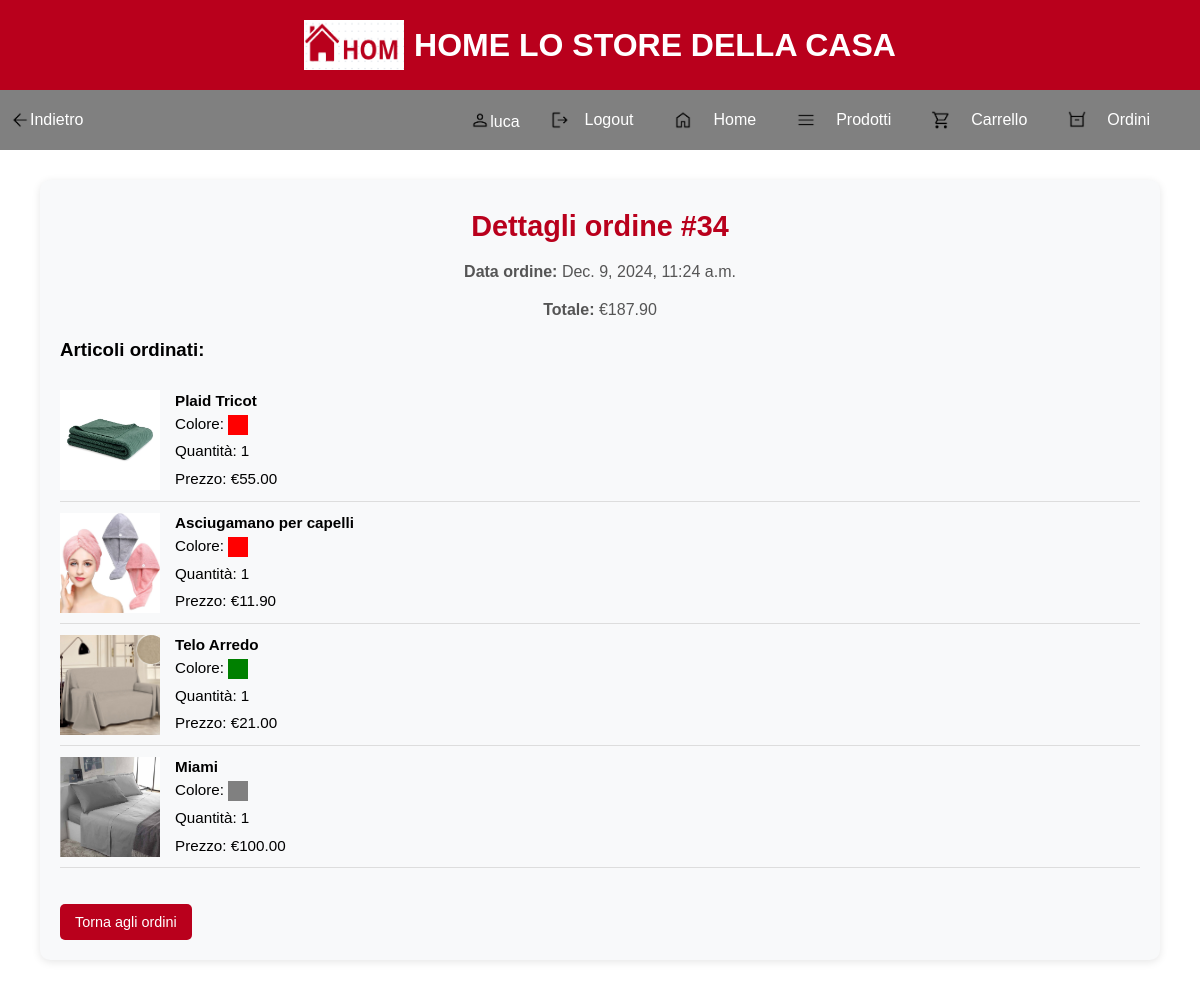
/order-details/34/ (signed in), run on the app's committed database.
### homestore/models.py (models this page shows, shortened)
class Order(models.Model):
    STATUS_CHOICES = [
        ('pending', 'In attesa'),
        ('completed', 'Ritirato'),
        ('cancelled', 'Annullato')
    ]
    user = models.ForeignKey(User, on_delete=models.CASCADE)
    created_at = models.DateTimeField(auto_now_add=True)
    cart_items = models.ManyToManyField(CartItem)
    status = models.CharField(max_length=10, choices=STATUS_CHOICES, default='pending')
    total = models.DecimalField(max_digits=10, decimal_places=2, default=0.0)
    ready_for_pickup = models.BooleanField(default=False)

class OrderItem(models.Model):
    order = models.ForeignKey(Order, related_name='items', on_delete=models.CASCADE)
    product = models.ForeignKey('Product', on_delete=models.CASCADE)
    quantity = models.PositiveIntegerField(default=1)
    color = models.CharField(max_length=7, blank=True, null=True)

class Product(models.Model):
    categoria = models.CharField(max_length=200)
    nome = models.CharField(max_length=200)
    descrizione = models.TextField()
    immagine = models.ImageField(upload_to='media/', blank=True, null=True)
    prezzo = models.DecimalField(max_digits=10, decimal_places=2)
    stock = models.PositiveIntegerField(default=0)
    available = models.BooleanField(default=True)
    created = models.DateTimeField(auto_now_add=True)
    updated = models.DateTimeField(auto_now=True)
    sold_count = models.PositiveIntegerField(default=0)
    colori = models.ManyToManyField(Color, blank=True)

### homestore/views.py (the view)
# urls.py: path('order-details/<int:order_id>/', order_details, name='order_details'),
@login_required
def order_details(request, order_id):
    order = Order.objects.get(id=order_id, user=request.user)
    order_items = order.cart_items.all()
    return render(request, 'homestore/order_details.html', {
        'order': order,
        'order_items': order_items,
        'show_back_button': True,
        'back_url': reverse('view_orders')
    })

### homestore/templates/homestore/order_details.html (shortened to what this page needs)
{% extends 'homestore/nav.html' %}
{% load static %}
{% block content %}
<div class="order-details-container">
  <div class="order-header">
    <h1>Dettagli ordine #{{ order.id }}</h1>
    <p><strong>Data ordine:</strong> {{ order.created_at }}</p>
    <p><strong>Totale:</strong> €{{ order.total }}</p>
  </div>
  <div class="order-items">
    <h3>Articoli ordinati:</h3>
    <ul>
      {% for item in order.items.all %}
        <li style="display: flex; align-items: center; padding: 10px 0; border-bottom: 1px solid #ddd;">
          <img src="{{ item.product.immagine.url }}" alt="{{ item.product.nome }}" style="width: 100px; height: 100px; object-fit: cover; margin-right: 15px;">
          <div style="line-height: 1.5;">
            <strong>{{ item.product.nome }}</strong>
            <p style="margin: 0; margin-bottom: 5px; text-align: left;">
                Colore: <span style="background-color: {{ item.color }}; width: 20px; height: 20px; display: inline-block; vertical-align: middle;"></span>
            </p>
            <span style="display: block; margin-bottom: 5px;">Quantità: {{ item.quantity }}</span>
            <span style="display: block;">Prezzo: €{{ item.product.prezzo }}</span>
        </div>
        </li>
      {% endfor %}
    </ul>
  </div>
  <a href="{% url 'view_orders' %}" class="btn-back">Torna agli ordini</a>
</div>
{% endblock %}

### homestore/templates/homestore/nav.html (shortened to what this page needs)
<!DOCTYPE html>
{% load static %}
<html lang="it">
<head>
    <link rel="stylesheet" href="{% static 'css/style.css' %}">
    <link rel="stylesheet" href="https://cdnjs.cloudflare.com/ajax/libs/font-awesome/5.15.4/css/all.min.css">
</head>
<body>
    <header>
        <img src="{% static 'logo2.png' %}" alt="Logo" style="width: 100px; height: 50px;">
        <h1>HOME LO STORE DELLA CASA</h1>
    </header>
    <nav>
        {% if show_back_button %}
            <div class="back-button-container">
                <a href="{{ back_url }}">
                    <img src="{% static 'back_arrow.png' %}" alt="Indietro">
                    <span>Indietro</span>
                </a>
            </div>
        {% endif %}
        {% if user.is_authenticated %}
            <div class="navbar">
                {% if user.is_staff %}
                <a href="{% url 'admin_dashboard' %}" style="color: white; text-decoration: none;">
                    <img src="{% static 'profile_icon.png' %}" alt="Profilo" >
                    <p>{{ user.username }}</p>
                </a>
                {% else %}
                <a style="color: white; text-decoration: none;">
                    <img src="{% static 'profile_icon.png' %}" alt="Profilo" >
                    <p>{{ user.username }}</p>
                </a>
                {% endif %}
            </div>
            <div class="navbar">
                <a href="{% url 'logout' %}" style="color: white; text-decoration: none; ">
                    <img src="{% static 'logout.png' %}" alt="Logout" style="margin-right: 15px;">
                    <span>Logout</span>
                </a>
            </div>
        {% endif %}
        <div class="navbar">
            <button onclick="window.location.href='{% url 'welcome' %}'" style="border: none; background: none; cursor: pointer;">
                <img src="{% static 'home.png' %}" alt="Home">
            </button>
            <a href="{% url 'welcome' %}" class="home-link">Home</a>
        </div>
        <div class="navbar">
            <button onclick="document.getElementById('drawer').classList.add('open')" style="border: none; background: none; cursor: pointer;">
                <img src="{% static 'menu.png' %}" alt="menu">
            </button>
            <a href="#" id="products-link">Prodotti</a>
        </div>
        {% if user.is_authenticated and not user.is_staff %}
            <div class="navbar">
                <button onclick="document.getElementById('drawer').classList.add('open')" style="border: none; background: none; cursor: pointer;">
                    <img src="{% static 'cart.png' %}" alt="cart">
                </button>
                <a href="{% url 'view_cart' %}" id="cart-link">Carrello</a>
            </div>
            <div class="navbar">
                <button onclick="document.getElementById('drawer').classList.add('open')" style="border: none; background: none; cursor: pointer;">
                    <img src="{% static 'order.png' %}" alt="order">
                </button>
                <a href="{% url 'view_orders' %}"> Ordini</a>
            </div>
        {% endif %}
    </nav>
    {% block content %}
    {% endblock %}
</body>
</html>

### homestore/static/css/style.css (style rules this page uses)
button { background-color: #b9001c; color: #ffffff; border: none; padding: 10px; border-radius: 7px; cursor: pointer; font-size: 16px; width: 100%; margin-top: 10px; }
p { margin-top: 20px; text-align: center; }

### homestore/templates/homestore/nav.html (style rules this page uses)
body { font-family: Arial, sans-serif; margin: 0; padding: 0; overflow-x: hidden; }
header { background-color: #b9001c; color: white; padding: 10px 0; text-align: center; height: 70px; box-shadow: 0 2px 4px rgba(0, 0, 0, 0.1); display: flex; align-items: center; justify-content: center; gap: 10px; }
button { margin-top: 0px; }
nav { position: relative; display: flex; justify-content: end; background-color: #808080; padding: 10px 20px; height: 40px; align-items: center; }
nav a { margin-right: 30px; text-decoration: none; color: #ffffff; display: flex; align-items: center; }
nav img { width: 20px; height: 20px; vertical-align: middle; }
.navbar { display: flex; align-items: center; gap: 10px; }
.back-button-container { position: absolute; left: 10px; top: 50%; transform: translateY(-50%); display: flex; align-items: center; gap: 5px; }
.back-button-container img { width: 20px; height: 20px; }
.back-button-container a { text-decoration: none; color: white; font-size: 16px; }

### homestore/templates/homestore/order_details.html (style rules this page uses)
.order-details-container { margin: 30px auto; padding: 20px; max-width: 90%; background: #f8f9fa; border-radius: 10px; box-shadow: 0 2px 8px rgba(0, 0, 0, 0.1); }
.order-header { text-align: center; margin-bottom: 20px; }
.order-header h1 { font-size: 1.8rem; color: #b9001c; margin: 10px 0; }
.order-header p { font-size: 1rem; color: #555; }
.order-items { margin-top: 20px; }
.order-items ul { list-style-type: none; padding: 0; }
.order-items li { padding: 10px 0; border-bottom: 1px solid #ddd; font-size: 0.95rem; }
.order-items li:last-child { border-bottom: none; }
.btn-back { display: inline-block; margin-top: 20px; padding: 10px 15px; background-color: #b9001c; color: #fff; text-decoration: none; font-size: 0.9rem; border-radius: 5px; text-align: center; }

### data on the page
Order: id "34", created_at "Dec. 9, 2024, 11:24 a.m.", total "187.90"
OrderItem: product.immagine (picture), product.nome "Plaid Tricot", quantity "1", product.prezzo "55.00"
OrderItem: product.immagine (picture), product.nome "Asciugamano per capelli", quantity "1", product.prezzo "11.90"
OrderItem: product.immagine (picture), product.nome "Telo Arredo", quantity "1", product.prezzo "21.00"
OrderItem: product.immagine (picture), product.nome "Miami", quantity "1", product.prezzo "100.00"

### other printed values
{{ user.username }} "luca"
